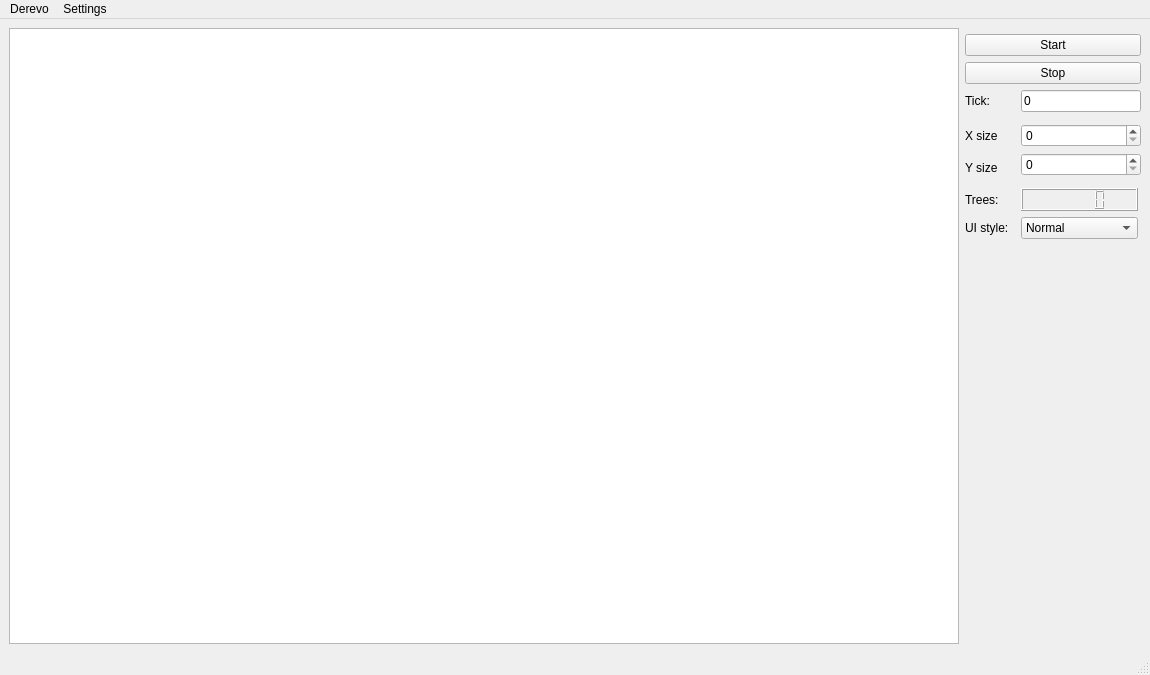
<?xml version="1.0" encoding="UTF-8"?>
<ui version="4.0">
 <class>MainWindow</class>
 <widget class="QMainWindow" name="MainWindow">
  <property name="geometry">
   <rect>
    <x>0</x>
    <y>0</y>
    <width>1150</width>
    <height>675</height>
   </rect>
  </property>
  <property name="windowTitle">
   <string>MainWindow</string>
  </property>
  <widget class="QWidget" name="centralwidget">
   <layout class="QGridLayout" name="gridLayout">
    <item row="10" column="3">
     <spacer name="verticalSpacer">
      <property name="orientation">
       <enum>Qt::Orientation::Vertical</enum>
      </property>
      <property name="sizeHint" stdset="0">
       <size>
        <width>20</width>
        <height>40</height>
       </size>
      </property>
     </spacer>
    </item>
    <item row="6" column="1" rowspan="2">
     <widget class="QLabel" name="ySizeLabel">
      <property name="text">
       <string>Y size</string>
      </property>
     </widget>
    </item>
    <item row="9" column="3">
     <widget class="QComboBox" name="uiCombo">
      <property name="minimumSize">
       <size>
        <width>117</width>
        <height>0</height>
       </size>
      </property>
      <property name="maximumSize">
       <size>
        <width>117</width>
        <height>16777215</height>
       </size>
      </property>
      <item>
       <property name="text">
        <string>Normal</string>
       </property>
      </item>
      <item>
       <property name="text">
        <string>Values</string>
       </property>
      </item>
      <item>
       <property name="text">
        <string>Monochrome</string>
       </property>
      </item>
      <item>
       <property name="text">
        <string>Debug</string>
       </property>
      </item>
     </widget>
    </item>
    <item row="2" column="1" colspan="3">
     <widget class="QPushButton" name="stop">
      <property name="text">
       <string>Stop</string>
      </property>
     </widget>
    </item>
    <item row="1" column="1" colspan="3">
     <widget class="QPushButton" name="start">
      <property name="text">
       <string>Start</string>
      </property>
     </widget>
    </item>
    <item row="5" column="3">
     <widget class="QSpinBox" name="xSize"/>
    </item>
    <item row="3" column="3">
     <widget class="QLineEdit" name="tickCount">
      <property name="maximumSize">
       <size>
        <width>120</width>
        <height>35</height>
       </size>
      </property>
      <property name="text">
       <string>0</string>
      </property>
     </widget>
    </item>
    <item row="8" column="3">
     <widget class="QLCDNumber" name="treeNumber">
      <property name="minimumSize">
       <size>
        <width>117</width>
        <height>0</height>
       </size>
      </property>
      <property name="maximumSize">
       <size>
        <width>117</width>
        <height>16777215</height>
       </size>
      </property>
     </widget>
    </item>
    <item row="8" column="1">
     <widget class="QLabel" name="treeLabel">
      <property name="text">
       <string>Trees:</string>
      </property>
     </widget>
    </item>
    <item row="5" column="1">
     <widget class="QLabel" name="xSizeLabel">
      <property name="text">
       <string>X size</string>
      </property>
     </widget>
    </item>
    <item row="9" column="1">
     <widget class="QLabel" name="uiTypeLabel">
      <property name="text">
       <string>UI style:</string>
      </property>
     </widget>
    </item>
    <item row="3" column="1">
     <widget class="QLabel" name="tick">
      <property name="text">
       <string>Tick: </string>
      </property>
     </widget>
    </item>
    <item row="6" column="3">
     <widget class="QSpinBox" name="ySize"/>
    </item>
    <item row="0" column="0" rowspan="11">
     <widget class="QTableWidget" name="table"/>
    </item>
   </layout>
  </widget>
  <widget class="QMenuBar" name="menubar">
   <property name="geometry">
    <rect>
     <x>0</x>
     <y>0</y>
     <width>1150</width>
     <height>37</height>
    </rect>
   </property>
   <widget class="QMenu" name="menuDerevo">
    <property name="title">
     <string>Derevo</string>
    </property>
    <addaction name="separator"/>
   </widget>
   <widget class="QMenu" name="menuSettings">
    <property name="title">
     <string>Settings</string>
    </property>
    <addaction name="separator"/>
   </widget>
   <addaction name="menuDerevo"/>
   <addaction name="menuSettings"/>
  </widget>
  <widget class="QStatusBar" name="statusbar"/>
 </widget>
 <tabstops>
  <tabstop>tickCount</tabstop>
  <tabstop>table</tabstop>
 </tabstops>
 <resources/>
 <connections/>
</ui>
